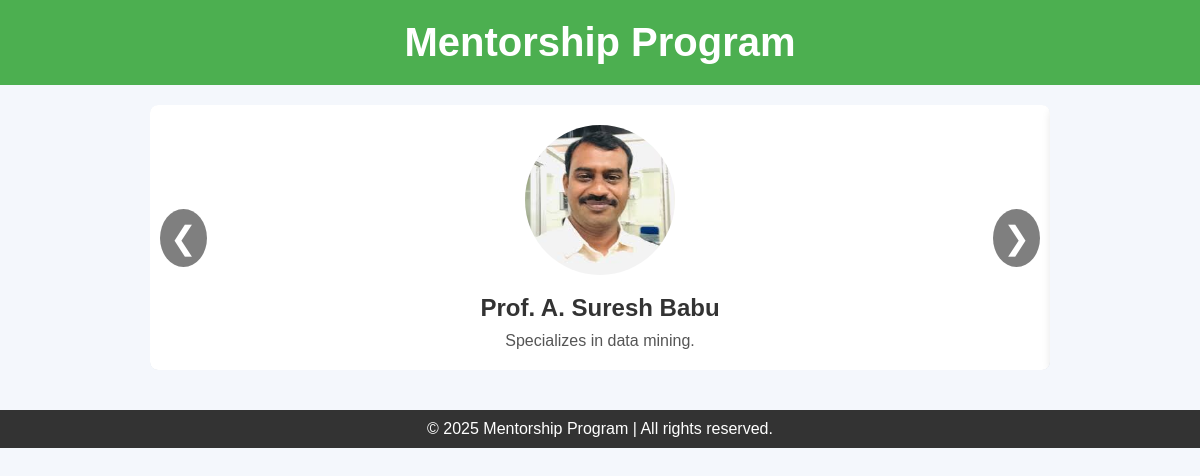
Screenshot of /mentorship.php (signed in) with the database file from the repository.
### tables this page shows
CREATE TABLE IF NOT EXISTS mentors (
    id INT AUTO_INCREMENT PRIMARY KEY,
    name VARCHAR(255) NOT NULL,
    description VARCHAR(255) NOT NULL,
    image_path VARCHAR(255) NOT NULL
);

### mentorship.php (the view, shortened to what this page needs)
<?php
require_once 'db_connection.php';
$mentors = [];
$sql = "SELECT id, name, description, image_path FROM mentors";
$stmt = $conn->prepare($sql);
if ($stmt) {
    $stmt->execute();
    $result = $stmt->get_result();
    $mentors = $result->fetch_all(MYSQLI_ASSOC);
} else {
    die("Error preparing statement: " . $conn->error);
}
?>
<!DOCTYPE html>
<html lang="en">
<head>
</head>
<body>
    <header>
        <h1>Mentorship Program</h1>
    </header>
    <main>
        <section class="mentor-carousel">
            <div class="mentor-cards" id="mentorCards">
                <?php foreach ($mentors as $mentor): ?>
                    <div class="mentor-card" data-id="<?php echo $mentor['id']; ?>">
                        <img src="<?php echo htmlspecialchars($mentor['image_path']); ?>" alt="<?php echo htmlspecialchars($mentor['name']); ?>">
                        <h3><?php echo htmlspecialchars($mentor['name']); ?></h3>
                        <p><?php echo htmlspecialchars($mentor['description']); ?></p>
                    </div>
                <?php endforeach; ?>
            </div>
            <button class="carousel-button prev" onclick="moveSlide(-1)">&#10094;</button>
            <button class="carousel-button next" onclick="moveSlide(1)">&#10095;</button>
        </section>
    </main>
    <footer>
        <p>&copy; 2025 Mentorship Program | All rights reserved.</p>
    </footer>
</body>
</html>

### mentorship.php (style rules this page uses)
* { margin:0; padding:0; box-sizing:border-box; }
body { font-family: Arial, sans-serif; background-color:#f4f7fc; color:#333; }
header { background-color: #4CAF50; color:white; padding:20px; text-align:center; }
h1 { font-size:2.5em; font-weight:bold; }
main { padding:20px; }
.mentor-carousel { position: relative; width: 80%; max-width:900px; margin:0 auto; overflow:hidden; border-radius:8px; }
.mentor-cards { display:flex; transition: transform 0.5s ease; }
.mentor-card { min-width:100%; max-width:100%; padding:20px; text-align:center; background-color:white; border-radius:8px; box-shadow:0 4px 8px rgba(0,0,0,0.1); position:relative; }
.mentor-card img { width:150px; height:150px; border-radius:50%; margin-bottom:15px; }
.mentor-card h3 { font-size:1.5em; margin-bottom:10px; }
.mentor-card p { font-size:1em; color:#555; }
.carousel-button { position:absolute; top:50%; transform:translateY(-50%); background-color:rgba(0,0,0,0.5); color:white; border:none; padding:10px; cursor:pointer; z-index:10; font-size:2em; border-radius:50%; }
.prev { left:10px; }
.next { right:10px; }
footer { background-color:#333; color:white; text-align:center; padding:10px; margin-top:20px; }

### rows the page displays
mentors: image_path (picture), name "Prof. A. Suresh Babu", description "Specializes in data mining."
